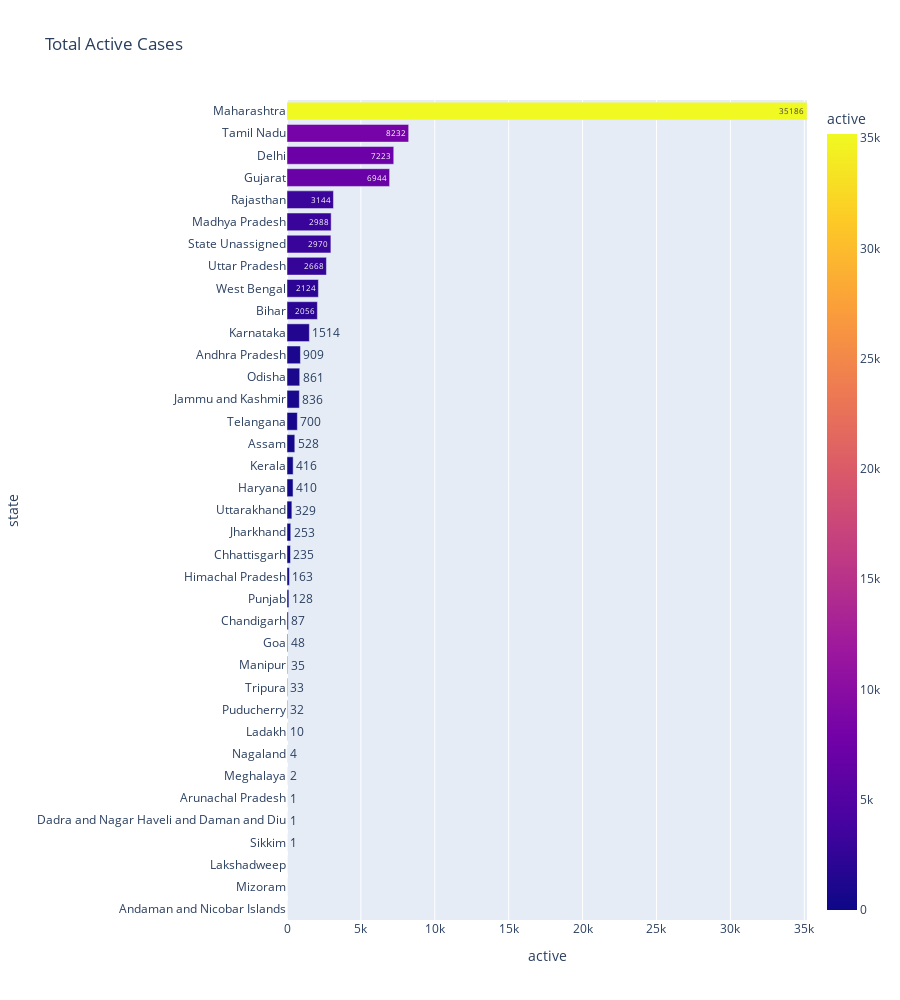

Write notebook code for a chart like this one.
### Code cell
data = px.data.gapminder()

fig = px.bar(state_active_df, x='active', y='state',title='Total Active Cases', 
             text='active', 
             orientation='h', 
             height=1000,
             color='active',
             range_x = [0, max(state_active_df['active'])]
            )                                                
fig.show()

### Figure 1 — Plotly figure (JSON) as saved in the notebook; plotly's stock layout.template omitted (floating-point values rounded to 4 significant figures)
{"data": [{"alignmentgroup": "True", "hovertemplate": "active=%{marker.color}<br>state=%{y}<extra></extra>", "legendgroup": "", "marker": {"color": [0, 0, 0, 1, 1, 1, 2, 4, 10, 32, 33, 35, 48, 87, 128, 163, 235, 253, 329, 410, 416, 528, 700, 836, 861, 909, 1514, 2056, 2124, 2668, 2970, 2988, 3144, 6944, 7223, 8232, 35186], "coloraxis": "coloraxis"}, "name": "", "offsetgroup": "", "orientation": "h", "showlegend": false, "text": [0, 0, 0, 1, 1, 1, 2, 4, 10, 32, 33, 35, 48, 87, 128, 163, 235, 253, 329, 410, 416, 528, 700, 836, 861, 909, 1514, 2056, 2124, 2668, 2970, 2988, 3144, 6944, 7223, 8232, 35186], "textposition": "auto", "type": "bar", "x": [0, 0, 0, 1, 1, 1, 2, 4, 10, 32, 33, 35, 48, 87, 128, 163, 235, 253, 329, 410, 416, 528, 700, 836, 861, 909, 1514, 2056, 2124, 2668, 2970, 2988, 3144, 6944, 7223, 8232, 35186], "xaxis": "x", "y": ["Andaman and Nicobar Islands", "Mizoram", "Lakshadweep", "Sikkim", "Dadra and Nagar Haveli and Daman and Diu", "Arunachal Pradesh", "Meghalaya", "Nagaland", "Ladakh", "Puducherry", "Tripura", "Manipur", "Goa", "Chandigarh", "Punjab", "Himachal Pradesh", "Chhattisgarh", "Jharkhand", "Uttarakhand", "Haryana", "Kerala", "Assam", "Telangana", "Jammu and Kashmir", "Odisha", "Andhra Pradesh", "Karnataka", "Bihar", "West Bengal", "Uttar Pradesh", "State Unassigned", "Madhya Pradesh", "Rajasthan", "Gujarat", "Delhi", "Tamil Nadu", "Maharashtra"], "yaxis": "y"}], "layout": {"barmode": "relative", "coloraxis": {"colorbar": {"title": {"text": "active"}}, "colorscale": [[0, "#0d0887"], [0.1111, "#46039f"], [0.2222, "#7201a8"], [0.3333, "#9c179e"], [0.4444, "#bd3786"], [0.5556, "#d8576b"], [0.6667, "#ed7953"], [0.7778, "#fb9f3a"], [0.8889, "#fdca26"], [1, "#f0f921"]]}, "height": 1000, "legend": {"tracegroupgap": 0}, "title": {"text": "Total Active Cases"}, "xaxis": {"anchor": "y", "domain": [0, 1], "range": [0, 35186], "title": {"text": "active"}}, "yaxis": {"anchor": "x", "domain": [0, 1], "title": {"text": "state"}}}}
